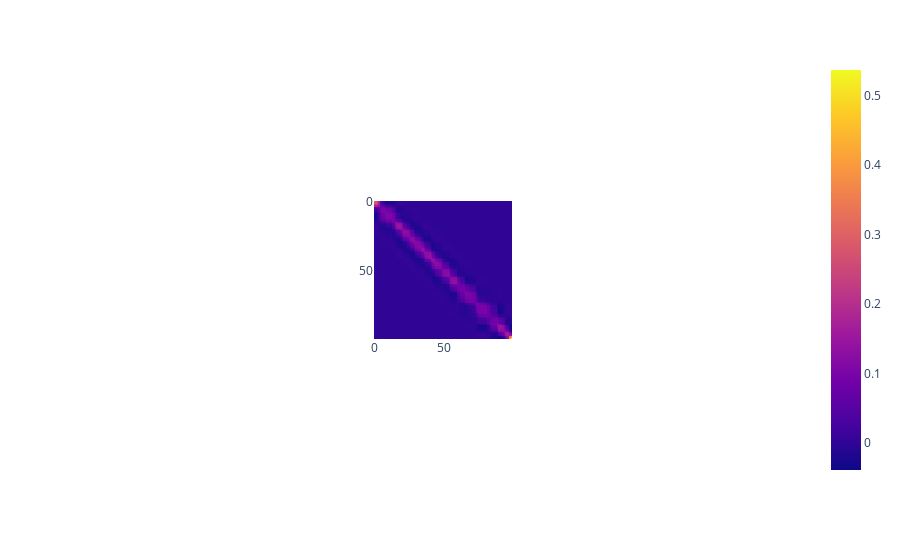

The notebook cell this image was saved under:
### Code cell
px.imshow(M.calc_hat_matrix()).show()
np.trace(M.calc_hat_matrix())

### Figure 1 — Plotly figure (JSON) as saved in the notebook; plotly's stock layout.template omitted (floating-point values rounded to 4 significant figures; data arrays with more than 128 entries replaced by an {"elided": "..."} marker saying what was removed)
{"data": [{"coloraxis": "coloraxis", "type": "heatmap", "z": {"elided": "100x100 float values"}}], "layout": {"autosize": true, "coloraxis": {"colorscale": [[0, "#0d0887"], [0.1111, "#46039f"], [0.2222, "#7201a8"], [0.3333, "#9c179e"], [0.4444, "#bd3786"], [0.5556, "#d8576b"], [0.6667, "#ed7953"], [0.7778, "#fb9f3a"], [0.8889, "#fdca26"], [1, "#f0f921"]]}, "margin": {"t": 60}, "xaxis": {"autorange": true, "constrain": "domain", "domain": [0.405, 0.595], "range": [-0.5, 99.5], "scaleanchor": "y"}, "yaxis": {"autorange": true, "constrain": "domain", "domain": [0, 1], "range": [99.5, -0.5]}}}
